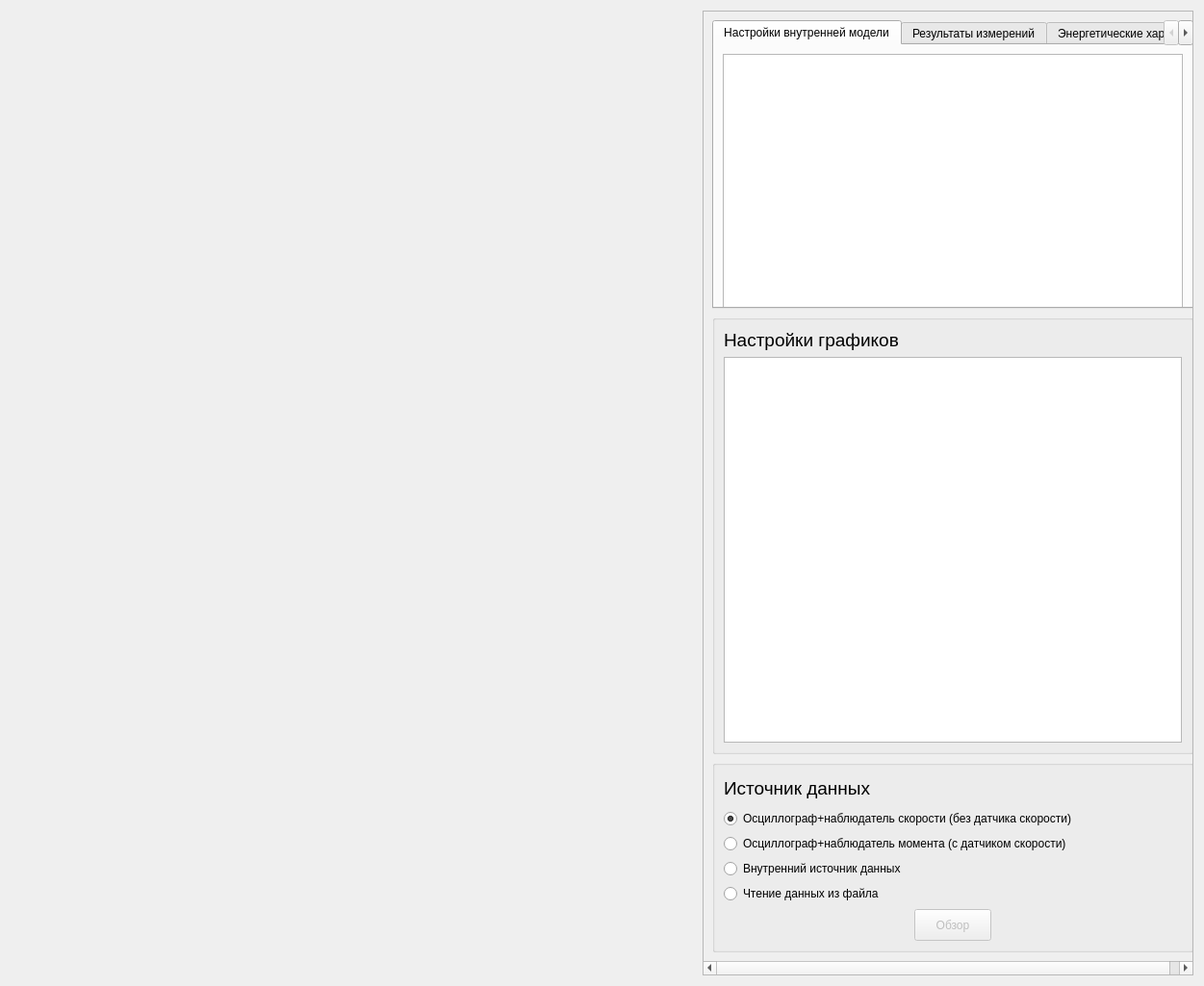
<?xml version="1.0" encoding="UTF-8"?>
<ui version="4.0">
 <class>electromagn</class>
 <widget class="QWidget" name="electromagn">
  <property name="geometry">
   <rect>
    <x>0</x>
    <y>0</y>
    <width>1251</width>
    <height>1025</height>
   </rect>
  </property>
  <property name="windowTitle">
   <string>Form</string>
  </property>
  <layout class="QHBoxLayout" name="horizontalLayout">
   <item>
    <widget class="Plot" name="plot" native="true"/>
   </item>
   <item>
    <widget class="QScrollArea" name="scrollArea">
     <property name="sizePolicy">
      <sizepolicy hsizetype="Fixed" vsizetype="Expanding">
       <horstretch>0</horstretch>
       <verstretch>0</verstretch>
      </sizepolicy>
     </property>
     <property name="minimumSize">
      <size>
       <width>510</width>
       <height>0</height>
      </size>
     </property>
     <property name="widgetResizable">
      <bool>true</bool>
     </property>
     <widget class="QWidget" name="scrollAreaWidgetContents_3">
      <property name="geometry">
       <rect>
        <x>0</x>
        <y>0</y>
        <width>518</width>
        <height>1005</height>
       </rect>
      </property>
      <layout class="QVBoxLayout" name="verticalLayout">
       <item>
        <widget class="QTabWidget" name="tabWidget">
         <property name="sizePolicy">
          <sizepolicy hsizetype="Fixed" vsizetype="Fixed">
           <horstretch>0</horstretch>
           <verstretch>0</verstretch>
          </sizepolicy>
         </property>
         <property name="minimumSize">
          <size>
           <width>500</width>
           <height>0</height>
          </size>
         </property>
         <property name="maximumSize">
          <size>
           <width>500</width>
           <height>300</height>
          </size>
         </property>
         <property name="currentIndex">
          <number>0</number>
         </property>
         <widget class="QWidget" name="tab_3">
          <attribute name="title">
           <string>Настройки внутренней модели</string>
          </attribute>
          <layout class="QGridLayout" name="gridLayout_3">
           <item row="0" column="0">
            <widget class="QTableWidget" name="tableWidget_3">
             <property name="sizePolicy">
              <sizepolicy hsizetype="Expanding" vsizetype="Fixed">
               <horstretch>0</horstretch>
               <verstretch>0</verstretch>
              </sizepolicy>
             </property>
             <property name="minimumSize">
              <size>
               <width>0</width>
               <height>400</height>
              </size>
             </property>
             <property name="alternatingRowColors">
              <bool>true</bool>
             </property>
            </widget>
           </item>
          </layout>
         </widget>
         <widget class="QWidget" name="tab_2">
          <attribute name="title">
           <string>Результаты измерений</string>
          </attribute>
          <layout class="QVBoxLayout" name="verticalLayout_3">
           <item>
            <widget class="QTableWidget" name="tableWidget">
             <property name="sizePolicy">
              <sizepolicy hsizetype="Expanding" vsizetype="Fixed">
               <horstretch>0</horstretch>
               <verstretch>0</verstretch>
              </sizepolicy>
             </property>
             <property name="maximumSize">
              <size>
               <width>16777215</width>
               <height>450</height>
              </size>
             </property>
             <property name="alternatingRowColors">
              <bool>true</bool>
             </property>
            </widget>
           </item>
           <item alignment="Qt::AlignHCenter">
            <widget class="QPushButton" name="pushButton">
             <property name="sizePolicy">
              <sizepolicy hsizetype="Fixed" vsizetype="Fixed">
               <horstretch>0</horstretch>
               <verstretch>0</verstretch>
              </sizepolicy>
             </property>
             <property name="text">
              <string>Принять</string>
             </property>
            </widget>
           </item>
          </layout>
         </widget>
         <widget class="QWidget" name="tab_4">
          <attribute name="title">
           <string>Энергетические характеристики</string>
          </attribute>
          <layout class="QGridLayout" name="gridLayout_4">
           <item row="0" column="0">
            <widget class="QTableWidget" name="tableWidget_4">
             <property name="sizePolicy">
              <sizepolicy hsizetype="Expanding" vsizetype="Expanding">
               <horstretch>0</horstretch>
               <verstretch>0</verstretch>
              </sizepolicy>
             </property>
             <property name="maximumSize">
              <size>
               <width>16777215</width>
               <height>497</height>
              </size>
             </property>
             <property name="alternatingRowColors">
              <bool>true</bool>
             </property>
            </widget>
           </item>
          </layout>
         </widget>
        </widget>
       </item>
       <item>
        <widget class="QGroupBox" name="groupBox_4">
         <property name="sizePolicy">
          <sizepolicy hsizetype="Fixed" vsizetype="Expanding">
           <horstretch>0</horstretch>
           <verstretch>0</verstretch>
          </sizepolicy>
         </property>
         <property name="minimumSize">
          <size>
           <width>500</width>
           <height>0</height>
          </size>
         </property>
         <property name="autoFillBackground">
          <bool>false</bool>
         </property>
         <property name="title">
          <string/>
         </property>
         <layout class="QVBoxLayout" name="verticalLayout_2">
          <item>
           <widget class="QLabel" name="label">
            <property name="text">
             <string>&lt;html&gt;&lt;head/&gt;&lt;body&gt;&lt;p&gt;&lt;span style=&quot; font-size:14pt;&quot;&gt;Настройки графиков&lt;/span&gt;&lt;/p&gt;&lt;/body&gt;&lt;/html&gt;</string>
            </property>
           </widget>
          </item>
          <item>
           <widget class="QTableWidget" name="tableWidget_5">
            <property name="sizePolicy">
             <sizepolicy hsizetype="Expanding" vsizetype="Expanding">
              <horstretch>0</horstretch>
              <verstretch>0</verstretch>
             </sizepolicy>
            </property>
            <property name="minimumSize">
             <size>
              <width>0</width>
              <height>0</height>
             </size>
            </property>
            <property name="maximumSize">
             <size>
              <width>16777215</width>
              <height>16777215</height>
             </size>
            </property>
           </widget>
          </item>
         </layout>
        </widget>
       </item>
       <item>
        <widget class="QGroupBox" name="groupBox_3">
         <property name="sizePolicy">
          <sizepolicy hsizetype="Fixed" vsizetype="Fixed">
           <horstretch>0</horstretch>
           <verstretch>0</verstretch>
          </sizepolicy>
         </property>
         <property name="minimumSize">
          <size>
           <width>500</width>
           <height>200</height>
          </size>
         </property>
         <property name="maximumSize">
          <size>
           <width>500</width>
           <height>16777215</height>
          </size>
         </property>
         <layout class="QGridLayout" name="gridLayout_2">
          <item row="6" column="0">
           <widget class="QRadioButton" name="radioButton_4">
            <property name="text">
             <string>Чтение данных из файла</string>
            </property>
           </widget>
          </item>
          <item row="0" column="0">
           <widget class="QLabel" name="label_10">
            <property name="sizePolicy">
             <sizepolicy hsizetype="Preferred" vsizetype="Preferred">
              <horstretch>0</horstretch>
              <verstretch>0</verstretch>
             </sizepolicy>
            </property>
            <property name="text">
             <string>&lt;html&gt;&lt;head/&gt;&lt;body&gt;&lt;p&gt;&lt;span style=&quot; font-size:14pt;&quot;&gt;Источник данных&lt;/span&gt;&lt;/p&gt;&lt;/body&gt;&lt;/html&gt;</string>
            </property>
           </widget>
          </item>
          <item row="7" column="0" alignment="Qt::AlignHCenter">
           <widget class="QPushButton" name="pushButton_2">
            <property name="enabled">
             <bool>false</bool>
            </property>
            <property name="sizePolicy">
             <sizepolicy hsizetype="Fixed" vsizetype="Fixed">
              <horstretch>0</horstretch>
              <verstretch>0</verstretch>
             </sizepolicy>
            </property>
            <property name="minimumSize">
             <size>
              <width>0</width>
              <height>33</height>
             </size>
            </property>
            <property name="text">
             <string>Обзор</string>
            </property>
           </widget>
          </item>
          <item row="5" column="0">
           <widget class="QRadioButton" name="radioButton_3">
            <property name="text">
             <string>Внутренний источник данных</string>
            </property>
            <property name="checked">
             <bool>false</bool>
            </property>
           </widget>
          </item>
          <item row="1" column="0">
           <widget class="QRadioButton" name="radioButton">
            <property name="text">
             <string>Осциллограф+наблюдатель скорости (без датчика скорости)</string>
            </property>
            <property name="checked">
             <bool>true</bool>
            </property>
           </widget>
          </item>
          <item row="2" column="0">
           <widget class="QRadioButton" name="radioButton_2">
            <property name="text">
             <string>Осциллограф+наблюдатель момента (с датчиком скорости)</string>
            </property>
           </widget>
          </item>
         </layout>
        </widget>
       </item>
      </layout>
     </widget>
    </widget>
   </item>
  </layout>
 </widget>
 <customwidgets>
  <customwidget>
   <class>Plot</class>
   <extends>QWidget</extends>
   <header>plot.h</header>
   <container>1</container>
  </customwidget>
 </customwidgets>
 <resources/>
 <connections/>
</ui>
